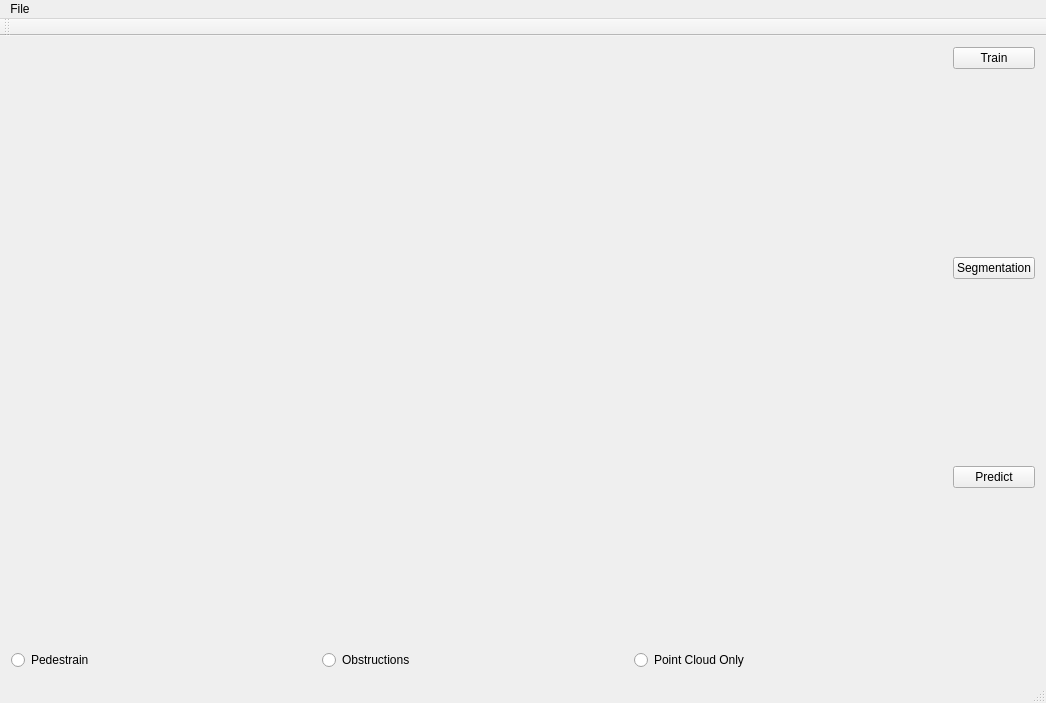
<?xml version="1.0" encoding="UTF-8"?>
<ui version="4.0">
 <class>MainWindow</class>
 <widget class="QMainWindow" name="MainWindow">
  <property name="geometry">
   <rect>
    <x>0</x>
    <y>0</y>
    <width>1046</width>
    <height>703</height>
   </rect>
  </property>
  <property name="windowTitle">
   <string>MainWindow</string>
  </property>
  <widget class="QWidget" name="centralWidget">
   <layout class="QHBoxLayout" name="horizontalLayout_3">
    <item>
     <layout class="QHBoxLayout" name="horizontalLayout_2">
      <item>
       <layout class="QVBoxLayout" name="verticalLayout_2">
        <item>
         <widget class="QVTKWidget" name="widget" native="true">
          <property name="sizePolicy">
           <sizepolicy hsizetype="MinimumExpanding" vsizetype="MinimumExpanding">
            <horstretch>0</horstretch>
            <verstretch>0</verstretch>
           </sizepolicy>
          </property>
         </widget>
        </item>
        <item>
         <spacer name="verticalSpacer_3">
          <property name="orientation">
           <enum>Qt::Vertical</enum>
          </property>
          <property name="sizeType">
           <enum>QSizePolicy::Fixed</enum>
          </property>
          <property name="sizeHint" stdset="0">
           <size>
            <width>20</width>
            <height>40</height>
           </size>
          </property>
         </spacer>
        </item>
        <item>
         <layout class="QHBoxLayout" name="horizontalLayout">
          <item>
           <widget class="QRadioButton" name="radioButton">
            <property name="text">
             <string>Pedestrain</string>
            </property>
           </widget>
          </item>
          <item>
           <spacer name="horizontalSpacer">
            <property name="orientation">
             <enum>Qt::Horizontal</enum>
            </property>
            <property name="sizeType">
             <enum>QSizePolicy::Fixed</enum>
            </property>
            <property name="sizeHint" stdset="0">
             <size>
              <width>40</width>
              <height>20</height>
             </size>
            </property>
           </spacer>
          </item>
          <item>
           <widget class="QRadioButton" name="radioButton_2">
            <property name="text">
             <string>Obstructions</string>
            </property>
           </widget>
          </item>
          <item>
           <spacer name="horizontalSpacer_2">
            <property name="orientation">
             <enum>Qt::Horizontal</enum>
            </property>
            <property name="sizeType">
             <enum>QSizePolicy::Fixed</enum>
            </property>
            <property name="sizeHint" stdset="0">
             <size>
              <width>40</width>
              <height>20</height>
             </size>
            </property>
           </spacer>
          </item>
          <item>
           <widget class="QRadioButton" name="radioButton_3">
            <property name="text">
             <string>Point Cloud Only</string>
            </property>
           </widget>
          </item>
         </layout>
        </item>
       </layout>
      </item>
      <item>
       <spacer name="horizontalSpacer_3">
        <property name="orientation">
         <enum>Qt::Horizontal</enum>
        </property>
        <property name="sizeType">
         <enum>QSizePolicy::Fixed</enum>
        </property>
        <property name="sizeHint" stdset="0">
         <size>
          <width>48</width>
          <height>18</height>
         </size>
        </property>
       </spacer>
      </item>
      <item>
       <layout class="QVBoxLayout" name="verticalLayout">
        <item>
         <widget class="QPushButton" name="TrainButton">
          <property name="text">
           <string>Train</string>
          </property>
         </widget>
        </item>
        <item>
         <spacer name="verticalSpacer">
          <property name="orientation">
           <enum>Qt::Vertical</enum>
          </property>
          <property name="sizeHint" stdset="0">
           <size>
            <width>20</width>
            <height>40</height>
           </size>
          </property>
         </spacer>
        </item>
        <item>
         <widget class="QPushButton" name="SegButton">
          <property name="text">
           <string>Segmentation</string>
          </property>
         </widget>
        </item>
        <item>
         <spacer name="verticalSpacer_2">
          <property name="orientation">
           <enum>Qt::Vertical</enum>
          </property>
          <property name="sizeHint" stdset="0">
           <size>
            <width>20</width>
            <height>40</height>
           </size>
          </property>
         </spacer>
        </item>
        <item>
         <widget class="QPushButton" name="PredictButton">
          <property name="text">
           <string>Predict</string>
          </property>
         </widget>
        </item>
        <item>
         <spacer name="verticalSpacer_4">
          <property name="orientation">
           <enum>Qt::Vertical</enum>
          </property>
          <property name="sizeHint" stdset="0">
           <size>
            <width>20</width>
            <height>40</height>
           </size>
          </property>
         </spacer>
        </item>
       </layout>
      </item>
     </layout>
    </item>
   </layout>
  </widget>
  <widget class="QMenuBar" name="menuBar">
   <property name="geometry">
    <rect>
     <x>0</x>
     <y>0</y>
     <width>1046</width>
     <height>22</height>
    </rect>
   </property>
   <widget class="QMenu" name="menuFile">
    <property name="title">
     <string>File</string>
    </property>
    <addaction name="actionOpen"/>
   </widget>
   <addaction name="menuFile"/>
  </widget>
  <widget class="QToolBar" name="mainToolBar">
   <attribute name="toolBarArea">
    <enum>TopToolBarArea</enum>
   </attribute>
   <attribute name="toolBarBreak">
    <bool>false</bool>
   </attribute>
  </widget>
  <widget class="QStatusBar" name="statusBar"/>
  <action name="actionOpen">
   <property name="text">
    <string>Open</string>
   </property>
  </action>
 </widget>
 <layoutdefault spacing="6" margin="11"/>
 <customwidgets>
  <customwidget>
   <class>QVTKWidget</class>
   <extends>QWidget</extends>
   <header>QVTKWidget.h</header>
   <container>1</container>
  </customwidget>
 </customwidgets>
 <resources/>
 <connections/>
</ui>
